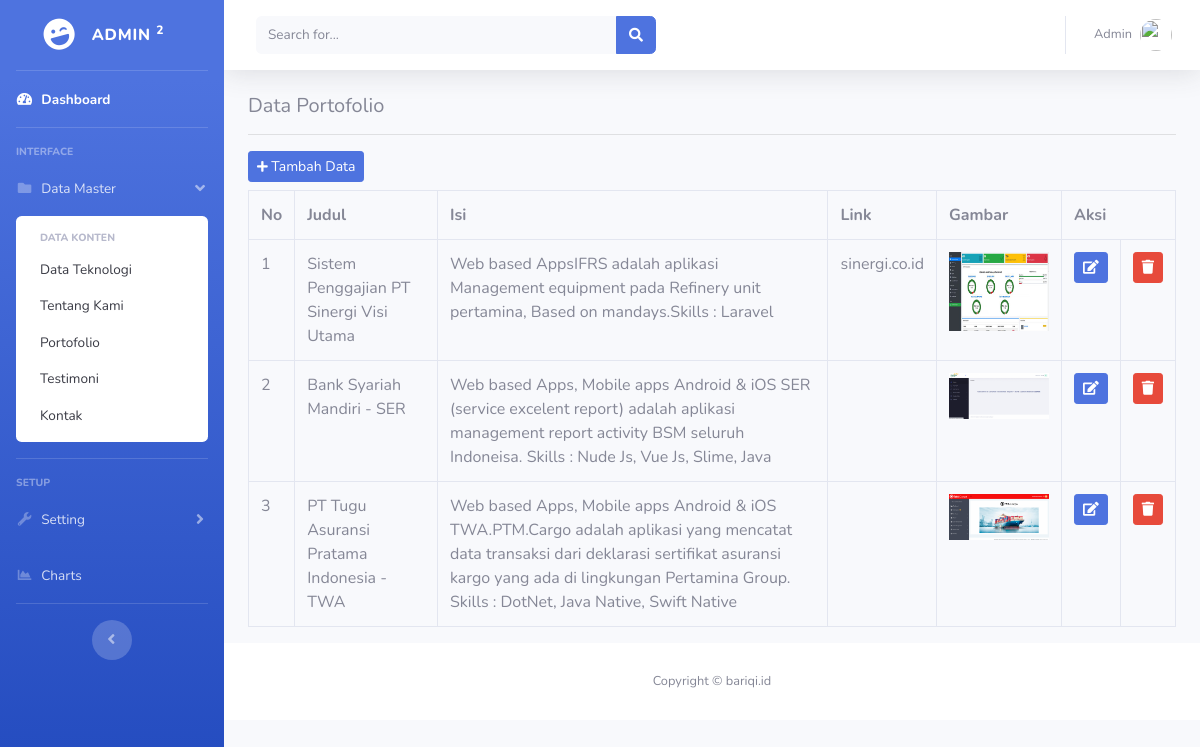
Screenshot of /index.php/admin/data_portofolio with the database file from the repository.
### tables this page shows
CREATE TABLE `portofolio` (
  `id` int(11) NOT NULL,
  `judul` varchar(120) NOT NULL,
  `isi` varchar(300) NOT NULL,
  `link` varchar(100) NOT NULL,
  `gambar` text NOT NULL
);

### application/controllers/admin/data_portofolio.php (called while the page is built, shortened)
<?php
        class Data_portofolio extends CI_Controller{
            public function index(){
                $data['portofolio'] = $this->model_portofolio->tampil_data()->result();
                $this->load->view('templates_admin/header.php');
                $this->load->view('templates_admin/sidebar.php');
                $this->load->view('admin/data_portofolio.php',$data);
                $this->load->view('templates_admin/footer.php');
            }
        }
?>

### index.php (called while the page is built, shortened)
<?php
require_once BASEPATH.'core/CodeIgniter.php';

### application/models/model_portofolio.php (called while the page is built, shortened)
<?php
    class Model_portofolio extends CI_Model{
        public function tampil_data(){
            return $this->db->get('portofolio');
        }
    }
?>

### application/views/admin/data_portofolio.php (the view, shortened to what this page needs)
<div class="container-fluid">
  <h5>Data Portofolio</h5><hr>
	<button class="btn btn-sm btn-primary mb-2" data-toggle="modal" data-target="#tambah_portofolio"><i class="fas fa-plus fa-sm"></i> Tambah Data</button><br>
	<table class="table table-bordered">
		<tr>
			<th>No</th>
			<th>Judul</th>
      <th>Isi</th>
      <th>Link</th>
      <th>Gambar</th>
			<th colspan="2">Aksi</th>
		</tr>
	<?php
		$no=1;
		foreach($portofolio as $port) :?>
		<tr>
		<td><?php echo $no++ ?></td>
		<td><?php echo $port->judul ?> </td>
    <td><?php echo $port->isi ?> </td>
    <td><?php echo $port->link ?> </td>
    <td><img src="<?php echo base_url().'/assets/admin/img/portofolio/'. $port->gambar ?> " width=100px> </td>
        <td width="20px"><?php echo anchor('admin/data_portofolio/edit/'.$port->id,'<div class="btn btn-primary btn-sm"><i class="fas fa-edit"></i></div>') ?></td>
		<td width="20px"><?php echo anchor('admin/data_portofolio/hapus/'.$port->id,'<div class="btn btn-danger btn-sm"><i class="fas fa-trash"></i></div>') ?></td>
		</tr>
		<?php endforeach; ?>
	</table>
 </div>

### application/views/templates_admin/header.php (shortened to what this page needs)
<!DOCTYPE html>
<html lang="en">
<head>
  <link href="<?php echo base_url() ?>assets/admin/vendor/fontawesome-free/css/all.min.css" rel="stylesheet" type="text/css">
  <link href="<?php echo base_url() ?>assets/admin/css/sb-admin-2.min.css" rel="stylesheet">
</head>

### application/views/templates_admin/sidebar.php (shortened to what this page needs)
<body id="page-top">
<div id="wrapper">
  <ul class="navbar-nav bg-gradient-primary sidebar sidebar-dark accordion" id="accordionSidebar">
    <a class="sidebar-brand d-flex align-items-center justify-content-center" href="index.html">
      <div class="sidebar-brand-icon rotate-n-15">
        <i class="fas fa-laugh-wink"></i>
      </div>
      <div class="sidebar-brand-text mx-3">Admin <sup>2</sup></div>
    </a>
    <hr class="sidebar-divider my-0">
    <li class="nav-item active">
      <a class="nav-link" href="<?php echo base_url('admin/dashboard_admin') ?>">
        <i class="fas fa-fw fa-tachometer-alt"></i>
        <span>Dashboard</span></a>
    </li>
    <hr class="sidebar-divider">
    <div class="sidebar-heading">
      Interface
    </div>
    <li class="nav-item">
      <a class="nav-link" href="#" data-toggle="collapse" data-target="#collapseTwo" aria-expanded="true" aria-controls="collapseTwo">
        <i class="fas fa-fw fa-folder"></i>
        <span>Data Master</span>
      </a>
      <div id="collapseTwo" class="collapse show" aria-labelledby="headingTwo" data-parent="#accordionSidebar">
        <div class="bg-white py-2 collapse-inner rounded">
          <h6 class="collapse-header">Data Konten</h6>
          <a class="collapse-item" href="<?php echo base_url('admin/data_teknologi') ?>">Data Teknologi</a>
          <a class="collapse-item" href="<?php echo base_url('admin/tentang_kami') ?>">Tentang Kami</a>
          <a class="collapse-item" href="<?php echo base_url('admin/data_portofolio') ?>">Portofolio</a>
          <a class="collapse-item" href="<?php echo base_url('admin/data_testimoni') ?>">Testimoni</a>
          <a class="collapse-item" href="<?php echo base_url('admin/data_kontak') ?>">Kontak</a>
        </div>
      </div>
    </li>
    <hr class="sidebar-divider">
    <div class="sidebar-heading">
      Setup
    </div>
    <li class="nav-item">
      <a class="nav-link collapsed" href="#" data-toggle="collapse" data-target="#collapsePages" aria-expanded="true" aria-controls="collapsePages">
        <i class="fas fa-fw fa-wrench"></i>
        <span>Setting</span>
      </a>
    </li>
    <li class="nav-item">
      <a class="nav-link" href="#">
        <i class="fas fa-fw fa-chart-area"></i>
        <span>Charts</span></a>
    </li>
    <hr class="sidebar-divider d-none d-md-block">
    <div class="text-center d-none d-md-inline">
      <button class="rounded-circle border-0" id="sidebarToggle"></button>
    </div>
  </ul>
  <div id="content-wrapper" class="d-flex flex-column">
    <div id="content">
      <nav class="navbar navbar-expand navbar-light bg-white topbar mb-4 static-top shadow">
        <form class="d-none d-sm-inline-block form-inline mr-auto ml-md-3 my-2 my-md-0 mw-100 navbar-search">
          <div class="input-group">
            <input type="text" class="form-control bg-light border-0 small" placeholder="Search for..." aria-label="Search" aria-describedby="basic-addon2">
            <div class="input-group-append">
              <button class="btn btn-primary" type="button">
                <i class="fas fa-search fa-sm"></i>
              </button>
            </div>
          </div>
        </form>
        <ul class="navbar-nav ml-auto">
          <li class="nav-item dropdown no-arrow">
            <a class="nav-link dropdown-toggle" href="#" id="userDropdown" role="button" data-toggle="dropdown" aria-haspopup="true" aria-expanded="false">
              <span class="mr-2 d-none d-lg-inline text-gray-600 small">Admin</span>
              <img class="img-profile rounded-circle" src="https://source.unsplash.com/QAB-WJcbgJk/60x60">
            </a>
          </li>
        </ul>
      </nav>

### application/views/templates_admin/footer.php (shortened to what this page needs)
      <footer class="sticky-footer bg-white">
        <div class="container my-auto">
          <div class="copyright text-center my-auto">
            <span>Copyright &copy; bariqi.id</span>
          </div>
        </div>
      </footer>
    </div>
  </div>
</body>
</html>

### rows the page displays
portofolio: judul "Sistem Penggajian PT Sinergi Visi Utama", isi "Web based AppsIFRS adalah aplikasi Management equipment pada Refinery unit pertamina, Based on mandays.Skills : Laravel", link "sinergi.co.id", gambar (picture)
portofolio: judul "Bank Syariah Mandiri - SER", isi "Web based Apps, Mobile apps Android & iOS SER (service excelent report) adalah aplikasi management report activity BSM seluruh Indoneisa. Skills : Nude Js, Vue Js, Slime, Java", gambar (picture)
portofolio: judul "PT Tugu Asuransi Pratama Indonesia - TWA", isi "Web based Apps, Mobile apps Android & iOS TWA.PTM.Cargo adalah aplikasi yang mencatat data transaksi dari deklarasi sertifikat asuransi kargo yang ada di lingkungan Pertamina Group. Skills : DotNet, Java Native, Swift Native", gambar (picture)
